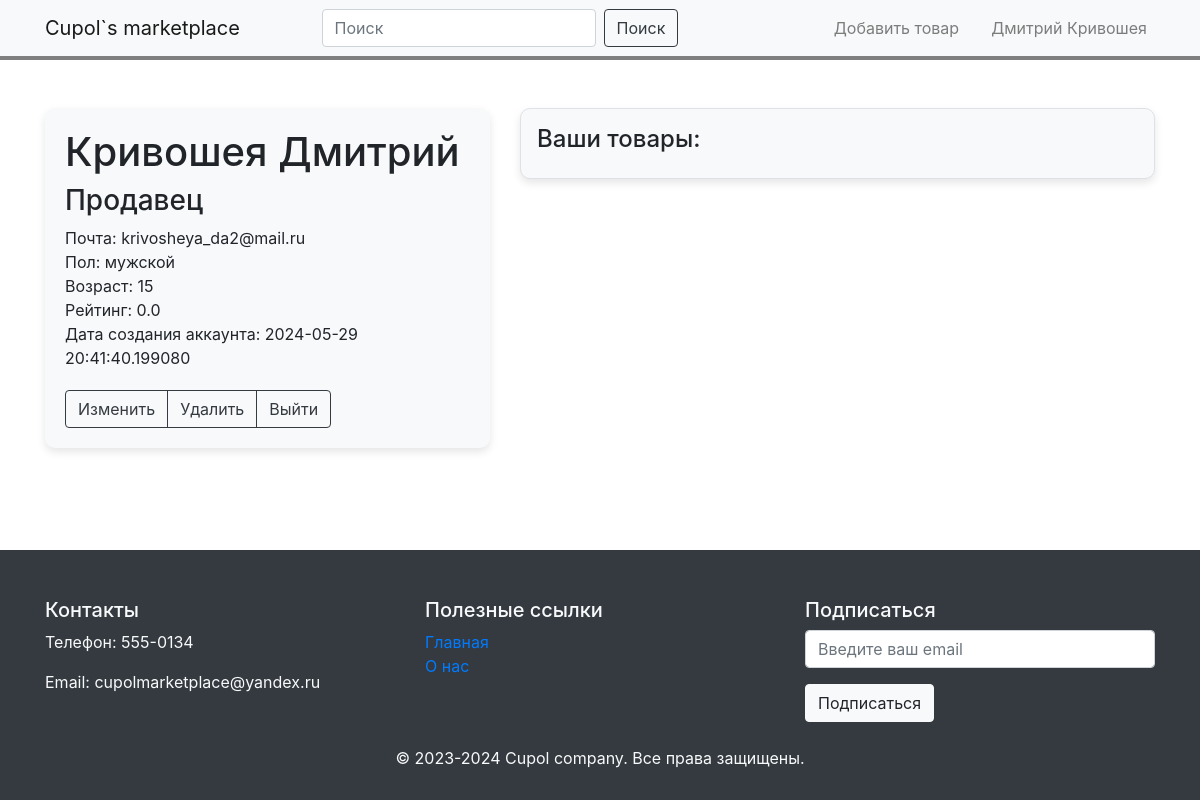
The page /account (signed in) on the database its author committed.
### data/user.py (models this page shows)
class User(SqlAlchemyBase, UserMixin , SerializerMixin):
    __tablename__ = 'user'
    id = sqlalchemy.Column(sqlalchemy.Integer, primary_key=True, autoincrement=True)
    type = sqlalchemy.Column(sqlalchemy.String)
    email = sqlalchemy.Column(sqlalchemy.String)
    def get_user(self, db_sess=None):
        if not db_sess:
            db_sess = db_session.create_session()
        return db_sess.query(eval(self.type.capitalize())).get(self.id)

### data/seller.py (models this page shows, shortened)
class Seller(SqlAlchemyBase, UserMixin, SerializerMixin):
    __tablename__ = 'seller'
    id = sqlalchemy.Column(sqlalchemy.Integer, sqlalchemy.ForeignKey("user.id"), primary_key=True)
    name = sqlalchemy.Column(sqlalchemy.String)
    surname = sqlalchemy.Column(sqlalchemy.String)
    email = sqlalchemy.Column(sqlalchemy.String)
    password = sqlalchemy.Column(sqlalchemy.String)
    gender = sqlalchemy.Column(sqlalchemy.String)
    age = sqlalchemy.Column(sqlalchemy.Integer)
    rating = sqlalchemy.Column(sqlalchemy.Float, default=0.0)
    date = sqlalchemy.Column(sqlalchemy.DateTime, default=datetime.datetime.now)
    user = orm.relationship("User")

### main.py (the view)
@app.route('/account')
def account():
    user = current_user.get_user()
    rating = 0.0
    if current_user.type == "seller":
        db_sess = db_session.create_session()
        all_products = db_sess.query(Product).filter(Product.seller_id == current_user.id).all()
        if len(all_products) != 0:
            rating = count_average(all_products)
    params = {
        'css_style': url_for('static', filename='css/main_page.css'),
        'rating': rating
    }
    return render_template('account.html', user=user, **params)

### data/db_session.py (called while the page is built)
def create_session() -> Session:
    global __factory
    return __factory()

### main.py (called while the page is built)
@login_manager.user_loader
def load_user(user_id):
    db_sess = db_session.create_session()
    return db_sess.query(User).get(user_id)

### tools.py (called while the page is built)
def count_average(query):
    summary = 0
    counter = 0
    for i in query:
        summary += i.rating
        counter += 1
    return round(summary / counter, 2)

### templates/account.html (shortened to what this page needs)
{% extends "base.html" %}
{% block content %}
<div class="container mt-5">
    <div class="row">
        <div class="col-md-5">
            <div class="custom-container">
                <h1>{{user.surname}} {{user.name}}</h1>
                <h3>
                    {% if current_user.type == "buyer" %}
                        Покупатель
                    {% elif current_user.type == "seller" %}
                        Продавец
                    {% elif current_user.type == "admin" %}
                        {% if user.is_boss == False %}
                            Админ
                        {% else %}
                            Главный админ
                        {% endif %}
                    {% endif %}
                </h3>
                Почта: {{current_user.email}}<br>
                {% if user.gender == "male" %}
                    Пол: мужской
                {% else %}
                    Пол: женский
                {% endif %}<br>
                Возраст: {{user.age}}<br>
                {% if current_user.type == "seller" %}
                    Рейтинг: {{rating}}<br>
                {% endif %}
                Дата создания аккаунта: {{user.date}}<br>
                <div class="btn-group">
                    <a class="btn btn-outline-dark my-2 my-sm-0 btn-animated" href="/account/edit">Изменить</a>
                    <a class="btn btn-outline-dark my-2 my-sm-0 btn-animated" href="/account/delete">Удалить</a>
                    <a class="btn btn-outline-dark my-2 my-sm-0 btn-animated" href="/account/leave">Выйти</a>
                </div>
            </div>
        </div>
        {% if current_user.type == "seller" %}
            <div class="col-md-7">
                <div class="border p-3 product-container" id="productItemsContainer">
                    <h4>Ваши товары:</h4>
                </div>
            </div>
        {% endif %}
    </div>
</div>
{% endblock %}

### templates/base.html (shortened to what this page needs)
<!DOCTYPE html>
<html lang="en" xmlns="http://www.w3.org/1999/html">
<head>
    <link rel="stylesheet" href="{{ css_style }}">
    <link rel="stylesheet" href="https://stackpath.bootstrapcdn.com/bootstrap/4.5.2/css/bootstrap.min.css">
</head>
<body>
<nav class="navbar navbar-expand-lg navbar-light bg-light">
    <div class="container">
        <a class="navbar-brand" href="/">Cupol`s marketplace</a>
        <form class="form-inline mx-auto">
            <input class="form-control mr-sm-2" type="search" id="searchQuery" placeholder="Поиск" aria-label="Search">
            <button class="btn btn-outline-dark my-2 my-sm-0 btn-animated" type="submit" onclick="search(event)">Поиск</button>
        </form>
        {% if current_user.is_authenticated %}
            <ul class="navbar-nav ml-auto">
                <li class="nav-item">
                    {% if current_user.type == "buyer" %}
                        <a class="nav-link custom-cart-btn" href="/cart">Корзина</a>
                    {% elif current_user.type == "seller" %}
                        <a class="nav-link custom-cart-btn" href="/add_product/start">Добавить товар</a>
                    {% elif current_user.type == "admin" %}
                        <a class="nav-link custom-cart-btn" href="/admin">Модерация</a>
                    {% endif %}
                </li>
                <li class="nav-item">
                    <a class="nav-link custom-account-btn" href="/account">{{ current_user.get_user().name }} {{ current_user.get_user().surname }}</a>
                </li>
            </ul>
        {% else %}
            <p>
                <a class="btn btn btn-outline-dark btn-animated" href="/register">Зарегистрироваться</a>
                <a class="btn btn btn-outline-dark btn-animated" href="/login">Войти</a>
            </p>
        {% endif %}
    </div>
</nav>
{% block content %}{% endblock %}
<footer class="footer bg-dark text-light py-5">
    <div class="container">
        <div class="row">
            <div class="col-md-4">
                <h5>Контакты</h5>
                <p>Телефон: 555-0134</p>
                <p>Email: cupolmarketplace@yandex.ru</p>
            </div>
            <div class="col-md-4">
                <h5>Полезные ссылки</h5>
                <ul class="list-unstyled">
                    <li><a href="/">Главная</a></li>
                    <li><a href="/about_us">О нас</a></li>
                </ul>
            </div>
            <div class="col-md-4">
                <h5>Подписаться</h5>
                <form id="subscribeForm">
                    <div class="form-group">
                        <input type="email" class="form-control" id="emailInput" placeholder="Введите ваш email" required>
                    </div>
                    <button type="submit" class="btn btn-light btn-animated" id="subscribeBtn">Подписаться</button>
                </form>
            </div>
        </div>
        <div class="row mt-4">
            <div class="col-md-12 text-center">
                <p>&copy; 2023-2024 Cupol company. Все права защищены.</p>
            </div>
        </div>
    </div>
</footer>

### static/css/main_page.css (style rules this page uses)
.navbar { border-width: 2px; border-bottom: 4px gray solid; }
body { display: flex flex-direction: column; }
.navbar-brand { margin-right: 2rem; }
.custom-cart-btn, .custom-account-btn { margin-left: 1rem; }
.container { padding-left: 0; padding-right: 0; margin-left: 15px; }
footer { height: 250px; margin-top: 50px; }
.custom-container { margin-top: 50px; }
.product-container { max-height: 300px; overflow-y: auto; background-color: #f8f9fa; border-radius: 10px; box-shadow: 0 4px 8px rgba(0, 0, 0, 0.1); }

### templates/account.html (style rules this page uses)
footer { position: fixed; bottom: 0; width: 100%; height: 250px; }
.btn-group { margin-top: 20px; margin-right: 20px; }
.custom-container { padding: 20px; background-color: #f8f9fa; border-radius: 10px; box-shadow: 0 4px 8px rgba(0, 0, 0, 0.1); margin-top: 0; }
.product-container { max-height: 343px; overflow-y: auto; background-color: #f8f9fa; border-radius: 10px; box-shadow: 0 4px 8px rgba(0, 0, 0, 0.1); }

### rows shown on the page
User: get_user "Дмитрий", get_user "Кривошея", email "krivosheya_da2@mail.ru"
Seller: surname "Кривошея", name "Дмитрий", age "15", date "2024-05-29 20:41:40.199080"

### other values the page prints
{{ rating }} "0.0"
